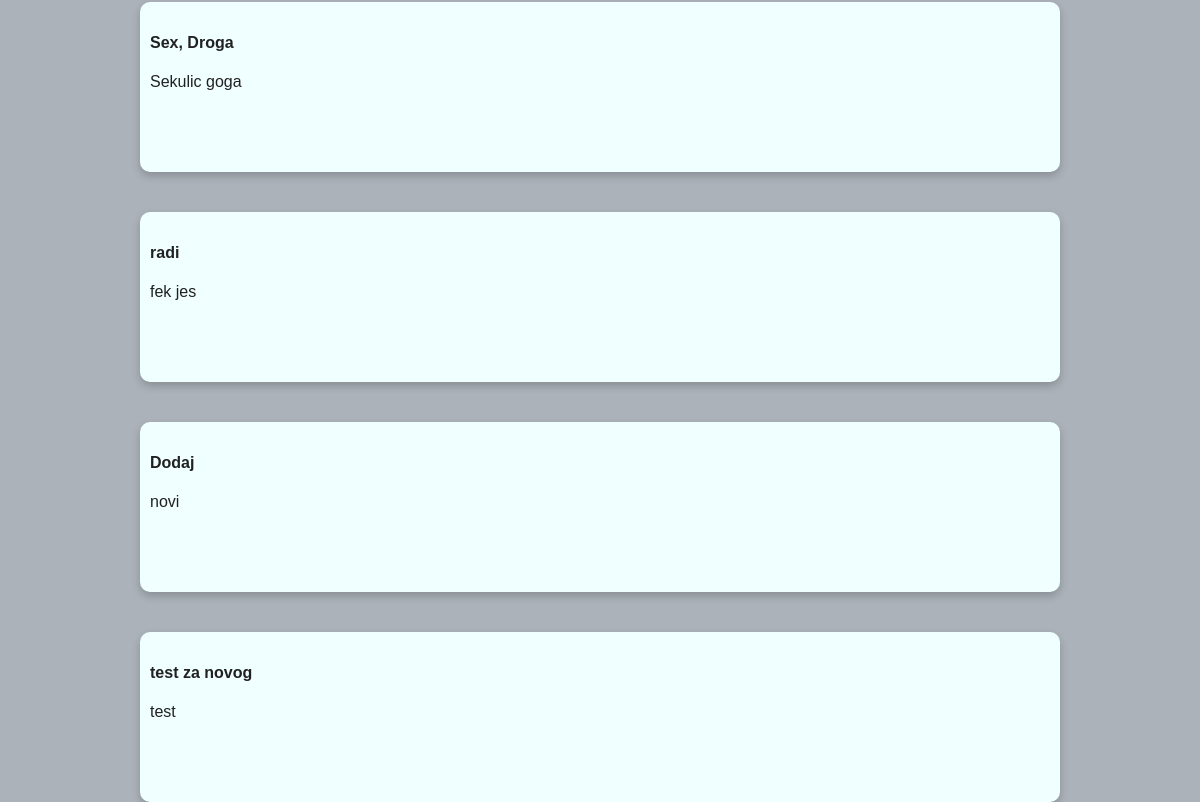
Page /posts/ (signed in, lower part) on the earlier database version.
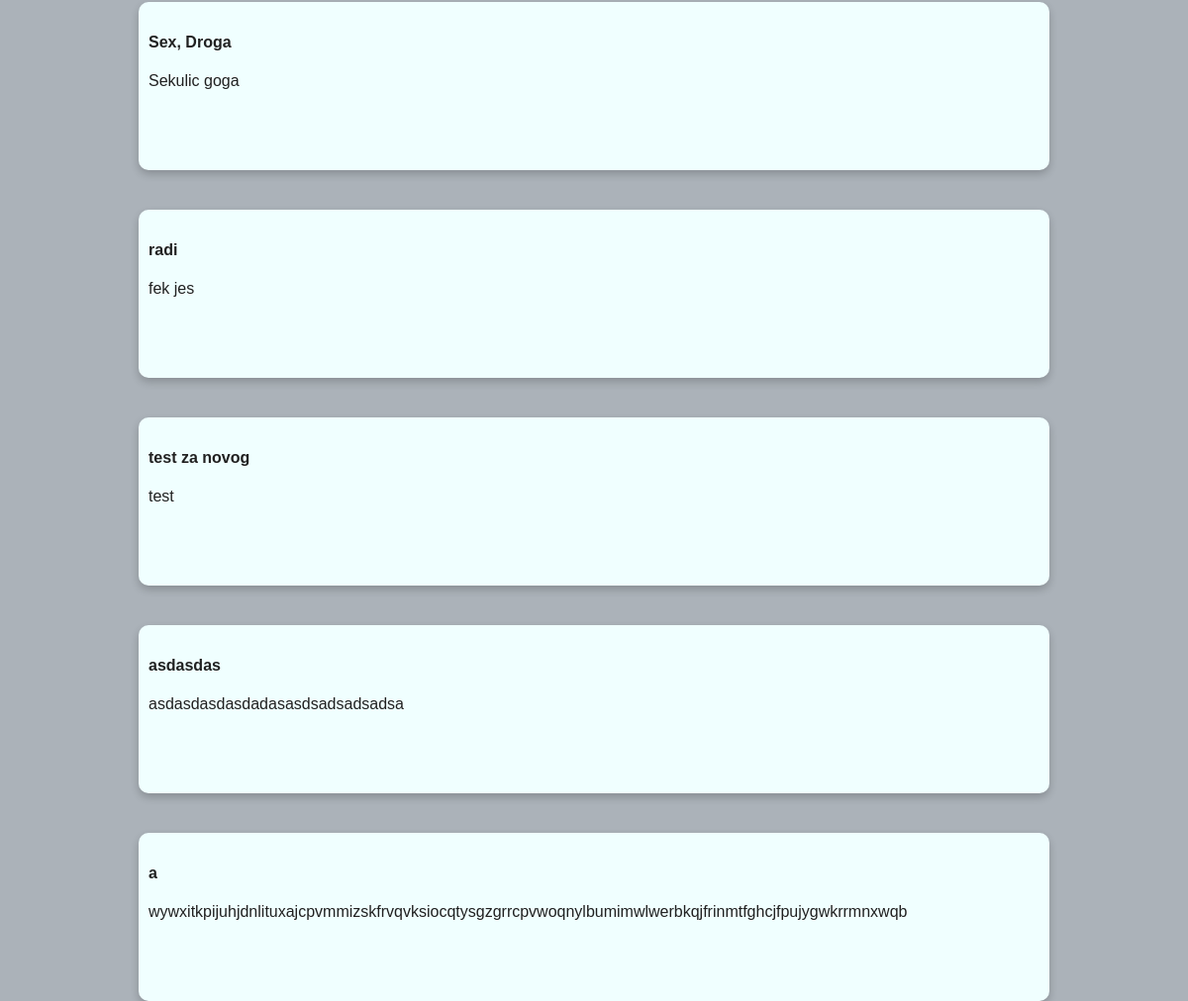
Same page on the later database version.
### posts/models.py (models this page shows, shortened)
class Post(models.Model):
    post_title = models.CharField(max_length = 100)
    post_tweet = models.CharField(max_length = 100)
    post_user_id = models.ForeignKey(User, on_delete = models.CASCADE, default="")

### posts/views.py (the view)
# urls.py: path('', PostListView.as_view(), name = 'posts-board'),
class PostListView(LoginRequiredMixin, ListView):
	model = Post
	template_name = 'posts/board.html'
	context_object_name = 'posts'
	def get_queryset(self):
		title = self.request.GET.get('title')
		tweet = self.request.GET.get('tweet')
		qs = super(PostListView, self).get_queryset()
		if is_valid_queryparam(title):
			qs = qs.filter(post_title__icontains = title)
		elif is_valid_queryparam(tweet):
			qs = qs.filter(post_tweet__icontains = tweet)
		return qs

### posts/views.py (called while the page is built)
def is_valid_queryparam(param):
    return param != '' and param is not None

### posts/templates/posts/board.html (shortened to what this page needs)
{% extends "posts/layouts/header.html"%}
{% block content %}
  {% for post in posts %}
    <div class="card">
      <div class="container">
        <h4><b>{{ post.post_title }}</b></h4>
        <p> {{post.post_tweet}} </p>
        <br>
      </div>
    </div>
  {% endfor %}
{% endblock content %}

Differences in the rows shown:
removed Post: post_title "Dodaj", post_tweet "novi"
added Post: post_title "asdasdas", post_tweet "asdasdasdasdadasasdsadsadsadsa"
added Post: post_title "a", post_tweet "wywxitkpijuhjdnlituxajcpvmmizskfrvqvksiocqtysgzgrrcpvwoqnylbumimwlwerbkqjfrinmtfghcjfpujygwkrrmnxwqb"
